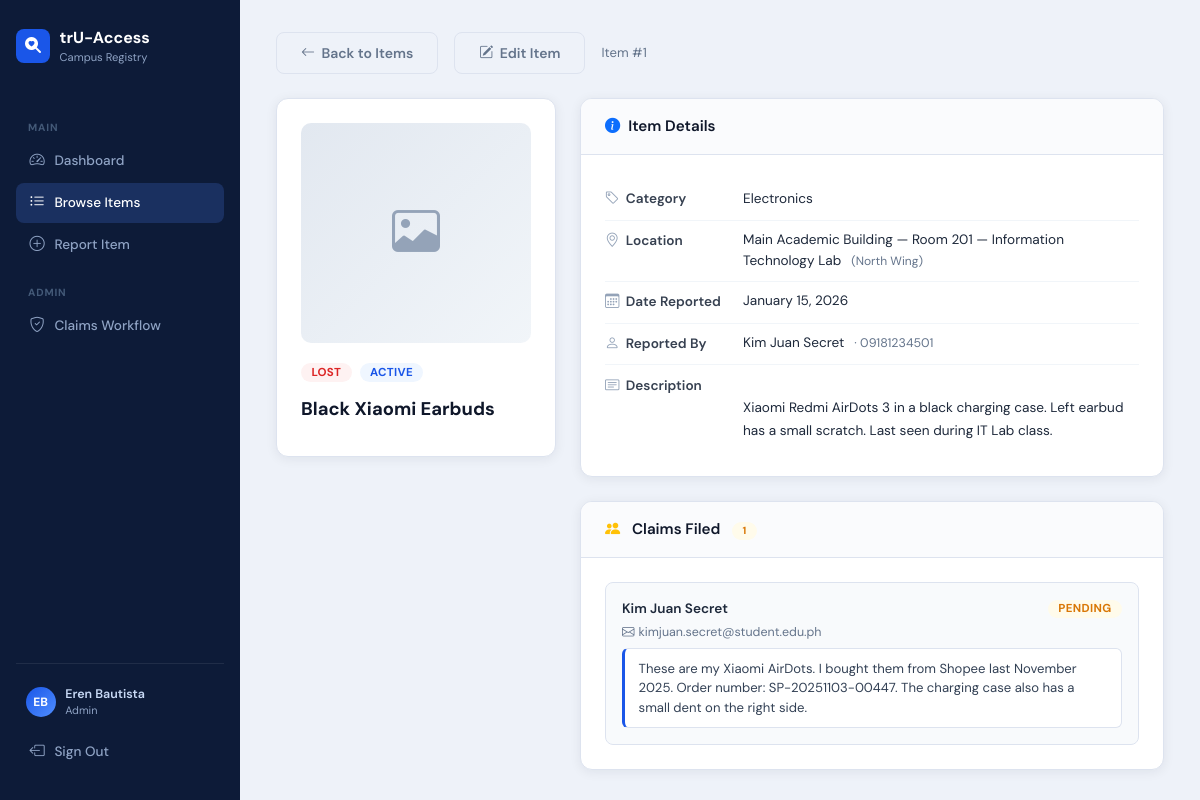
Page /code/view_item.php?item_id=1 (signed in) on the committed database.
### tables this page shows
CREATE TABLE `items` (
  `item_id` int(11) NOT NULL,
  `reported_by` int(11) NOT NULL,
  `category_id` int(11) NOT NULL,
  `location_id` int(11) NOT NULL,
  `item_type` enum('lost','found') NOT NULL,
  `item_name` varchar(150) NOT NULL,
  `description` text DEFAULT NULL,
  `photo_path` varchar(255) DEFAULT NULL,
  `status` enum('active','claimed','archived') NOT NULL DEFAULT 'active',
  `date_reported` date NOT NULL,
  `created_at` timestamp NOT NULL DEFAULT current_timestamp()
);

CREATE TABLE `categories` (
  `category_id` int(11) NOT NULL,
  `category_name` varchar(80) NOT NULL,
  `description` text DEFAULT NULL
);

CREATE TABLE `locations` (
  `location_id` int(11) NOT NULL,
  `building_name` varchar(100) NOT NULL,
  `room_or_area` varchar(80) DEFAULT NULL,
  `campus_zone` varchar(80) DEFAULT NULL
);

CREATE TABLE `users` (
  `user_id` int(11) NOT NULL,
  `full_name` varchar(100) NOT NULL,
  `email` varchar(150) NOT NULL,
  `password` varchar(255) DEFAULT NULL,
  `role` enum('admin','student','staff') NOT NULL DEFAULT 'student',
  `contact_number` varchar(20) DEFAULT NULL,
  `created_at` timestamp NOT NULL DEFAULT current_timestamp()
);

CREATE TABLE `claims` (
  `claim_id` int(11) NOT NULL,
  `item_id` int(11) NOT NULL,
  `claimant_id` int(11) NOT NULL,
  `proof_description` text NOT NULL,
  `proof_photo_path` varchar(255) DEFAULT NULL,
  `status` enum('pending','approved','rejected') NOT NULL DEFAULT 'pending',
  `reviewed_by` int(11) DEFAULT NULL,
  `admin_remarks` text DEFAULT NULL,
  `submitted_at` timestamp NOT NULL DEFAULT current_timestamp(),
  `reviewed_at` timestamp NULL DEFAULT NULL
);

### code/db_connect.php (called while the page is built, shortened)
<?php
function is_admin_or_staff(): bool {
    return isset($_SESSION['user']['role'])
        && in_array($_SESSION['user']['role'], ['admin', 'staff'], true);
}
function e($val): string {
    return htmlspecialchars((string)$val, ENT_QUOTES, 'UTF-8');
}

### code/view_item.php (the view, shortened to what this page needs)
<?php
require_once 'db_connect.php';
$item_id = isset($_GET['item_id']) && ctype_digit($_GET['item_id'])
           ? (int)$_GET['item_id'] : 0;
$stmt = $conn->prepare("
    SELECT
        i.item_id,
        i.item_name,
        i.description,
        i.photo_path,
        i.item_type,
        i.status,
        i.date_reported,
        i.created_at,
        c.category_name,
        l.building_name,
        l.room_or_area,
        l.campus_zone,
        u.full_name       AS reporter_name,
        u.email           AS reporter_email,
        u.contact_number  AS reporter_contact
    FROM items i
    INNER JOIN categories c ON i.category_id = c.category_id
    INNER JOIN locations  l ON i.location_id  = l.location_id
    INNER JOIN users      u ON i.reported_by  = u.user_id
    WHERE i.item_id = ?
    LIMIT 1
");
$stmt->bind_param('i', $item_id);
$stmt->execute();
$item = $stmt->get_result()->fetch_assoc();
$stmt2  = $conn->prepare("
    SELECT cl.claim_id, cl.proof_description, cl.status,
           u.full_name AS claimant_name, u.email AS claimant_email
    FROM   claims cl
    INNER JOIN users u ON cl.claimant_id = u.user_id
    WHERE  cl.item_id = ?
    ORDER  BY cl.claim_id DESC
");
$stmt2->bind_param('i', $item_id);
$stmt2->execute();
$claims = $stmt2->get_result()->fetch_all(MYSQLI_ASSOC);
?>
<!DOCTYPE html>
<html lang="en">
<head>
<link rel="stylesheet" href="https://cdn.jsdelivr.net/npm/bootstrap@5.3.3/dist/css/bootstrap.min.css">
<link rel="stylesheet" href="https://cdn.jsdelivr.net/npm/bootstrap-icons@1.11.3/font/bootstrap-icons.min.css">
</head>
<body>
<aside class="clf-sidebar">
  <a href="index.php" class="brand">
    <div class="brand-icon"><i class="bi bi-search-heart-fill"></i></div>
    <div>trU-Access<small>Campus Registry</small></div>
  </a>
  <nav>
    <div class="clf-nav-label">Main</div>
    <a href="index.php"      class="clf-nav-link"><i class="bi bi-speedometer2"></i> Dashboard</a>
    <a href="items_list.php" class="clf-nav-link active"><i class="bi bi-list-ul"></i> Browse Items</a>
    <a href="add_item.php"   class="clf-nav-link"><i class="bi bi-plus-circle"></i> Report Item</a>
    <?php if (is_admin_or_staff()): ?>
    <div class="clf-nav-label">Admin</div>
    <a href="admin_workflow.php" class="clf-nav-link"><i class="bi bi-shield-check"></i> Claims Workflow</a>
    <?php endif; ?>
  </nav>
  <div class="clf-sidebar-spacer"></div>
  <div class="clf-sidebar-footer">
    <?php
      $current_user = $_SESSION['user'] ?? [];
      $initials = '';
      if (!empty($current_user['full_name'])) {
        $parts    = explode(' ', trim($current_user['full_name']));
        $initials = strtoupper(substr($parts[0], 0, 1) . (isset($parts[1]) ? substr($parts[1], 0, 1) : ''));
      }
    ?>
    <div class="clf-user-pill">
      <div class="clf-user-avatar"><?= $initials ?: 'U' ?></div>
      <div>
        <div class="clf-user-name"><?= e($current_user['full_name'] ?? 'User') ?></div>
        <div class="clf-user-role"><?= ucfirst(e($current_user['role'] ?? '')) ?></div>
      </div>
    </div>
    <a href="logout.php" class="clf-logout-btn">
      <i class="bi bi-box-arrow-left"></i> Sign Out
    </a>
  </div>
</aside>
<main class="clf-main">
  <div class="d-flex align-items-center gap-3 mb-4">
    <a href="items_list.php" class="btn-clf-secondary">
      <i class="bi bi-arrow-left"></i> Back to Items
    </a>
    <?php if (is_admin_or_staff()): ?>
    <a href="edit_item.php?item_id=<?= $item_id ?>" class="btn-clf-secondary">
      <i class="bi bi-pencil-square"></i> Edit Item
    </a>
    <?php endif; ?>
    <span style="font-size:.82rem;color:var(--clf-muted);">
      Item #<?= $item_id ?>
    </span>
  </div>
  <div class="row g-4">
    <div class="col-lg-4">
      <div class="clf-card">
        <div class="clf-card-body">
          <?php if (!empty($item['photo_path']) && file_exists($item['photo_path'])): ?>
            <img src="<?= e($item['photo_path']) ?>" alt="Item photo" class="item-photo">
          <?php else: ?>
            <div class="photo-placeholder"><i class="bi bi-image"></i></div>
          <?php endif; ?>
          <div class="d-flex gap-2 mb-3">
            <span class="clf-badge <?= e($item['item_type']) ?>"><?= e($item['item_type']) ?></span>
            <span class="clf-badge <?= e($item['status'])    ?>"><?= e($item['status'])    ?></span>
          </div>
          <h4 style="font-weight:700;font-size:1.15rem;color:#0f172a;margin-bottom:.75rem;">
            <?= e($item['item_name']) ?>
          </h4>
        </div>
      </div>
    </div>
    <div class="col-lg-8">
      <div class="clf-card mb-4">
        <div class="clf-card-header">
          <i class="bi bi-info-circle-fill me-2 text-primary"></i>Item Details
        </div>
        <div class="clf-card-body">
          <div class="detail-row">
            <div class="detail-label"><i class="bi bi-tag"></i>Category</div>
            <div class="detail-value"><?= e($item['category_name']) ?></div>
          </div>
          <div class="detail-row">
            <div class="detail-label"><i class="bi bi-geo-alt"></i>Location</div>
            <div class="detail-value">
              <?= e($item['building_name'] . ' — ' . $item['room_or_area']) ?>
              <?php if (!empty($item['campus_zone'])): ?>
                <span style="font-size:.75rem;color:var(--clf-muted);margin-left:.4rem;">
                  (<?= e($item['campus_zone']) ?>)
                </span>
              <?php endif; ?>
            </div>
          </div>
          <div class="detail-row">
            <div class="detail-label"><i class="bi bi-calendar3"></i>Date Reported</div>
            <div class="detail-value"><?= e(date('F j, Y', strtotime($item['date_reported']))) ?></div>
          </div>
          <div class="detail-row">
            <div class="detail-label"><i class="bi bi-person"></i>Reported By</div>
            <div class="detail-value">
              <?= e($item['reporter_name']) ?>
              <?php if (!empty($item['reporter_contact'])): ?>
                <span style="font-size:.78rem;color:var(--clf-muted);margin-left:.4rem;">
                  · <?= e($item['reporter_contact']) ?>
                </span>
              <?php endif; ?>
            </div>
          </div>
          <div class="detail-row">
            <div class="detail-label"><i class="bi bi-card-text"></i>Description</div>
            <div class="detail-value" style="line-height:1.65;white-space:pre-line;">
              <?= e($item['description']) ?>
            </div>
          </div>
        </div>
      </div>
      <?php if (!empty($claims)): ?>
      <div class="clf-card">
        <div class="clf-card-header">
          <i class="bi bi-people-fill me-2 text-warning"></i>
          Claims Filed
          <span class="clf-badge pending ms-2" style="font-size:.65rem;"><?= count($claims) ?></span>
        </div>
        <div class="clf-card-body">
          <?php foreach ($claims as $cl): ?>
          <div class="claim-row">
            <div class="d-flex justify-content-between align-items-center mb-1">
              <span style="font-weight:600;font-size:.85rem;"><?= e($cl['claimant_name']) ?></span>
              <span class="clf-badge <?= e($cl['status']) ?>"><?= e($cl['status']) ?></span>
            </div>
            <?php if (!empty($cl['claimant_email'])): ?>
              <div style="font-size:.78rem;color:var(--clf-muted);margin-bottom:.4rem;">
                <i class="bi bi-envelope me-1"></i><?= e($cl['claimant_email']) ?>
              </div>
            <?php endif; ?>
            <?php if (!empty($cl['proof_description'])): ?>
              <div style="font-size:.82rem;color:#334155;background:#fff;border:1px solid var(--clf-border);
                          border-left:3px solid var(--clf-primary);border-radius:6px;padding:.6rem .85rem;margin-top:.4rem;">
                <?= e($cl['proof_description']) ?>
              </div>
            <?php endif; ?>
          </div>
          <?php endforeach; ?>
        </div>
      </div>
      <?php endif; ?>
    </div>
  </div>
</main>
</body>
</html>

### rows in the picture
items: item_type "LOST", status "ACTIVE", item_name "Black Xiaomi Earbuds", category.category_name "Electronics", location.room_or_area "Main Academic Building — Room 201 — Information Technology Lab", location.campus_zone "North Wing", date_reported "January 15, 2026", reported_by.full_name "Kim Juan Secret", reported_by.contact_number "09181234501", description "Xiaomi Redmi AirDots 3 in a black charging case. Left earbud has a small scratch. Last seen during IT Lab class."
claims: claimant.full_name "Kim Juan Secret", status "PENDING", claimant.email "kimjuan.secret@student.edu.ph", proof_description "These are my Xiaomi AirDots. I bought them from Shopee last November 2025. Order number: SP-20251103-00447. The charging case also has a small dent on the right side."

### other values in the picture
$initials ?: 'U' "EB"
$current_user['full_name'] "Eren Bautista"
$current_user['role'] "Admin"
$item_id "1"
count($claims) "1"
